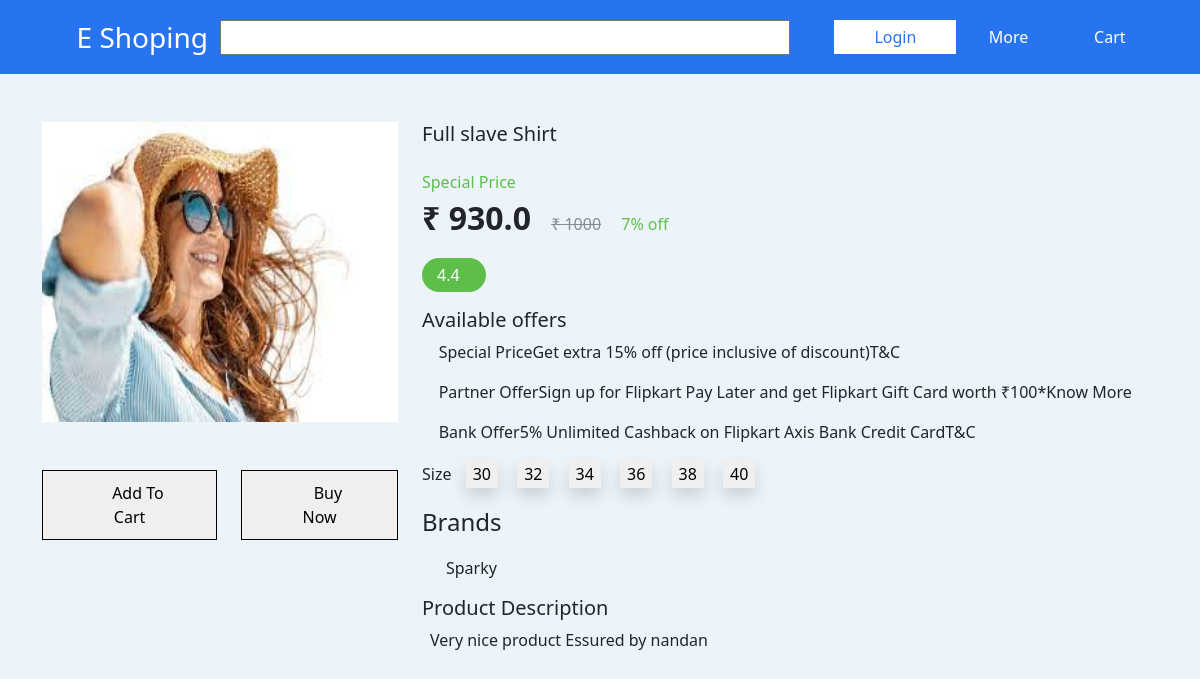
/product/5, run on the app's committed database.
### shop/models.py (models this page shows)
class product(models.Model):
    product_image=models.ImageField()
    product_name=models.CharField(max_length=500)
    product_brand=models.CharField(max_length=150,default='')
    product_price=models.IntegerField()
    product_category=models.CharField(max_length=1, choices=[('t',"Top Wear"),('b','Bottom Wear'),('f','Foot Wear')])
    product_description=models.CharField(max_length=500)
    product_discount=models.IntegerField()
    rating=models.FloatField()

### shop/views.py (the view)
# urls.py: path('product/<int:id>',views.product_detail,name='product_detail'),
def product_detail(request,id):
    product_detail=product.objects.get(pk=id)
    discount=product_detail.product_discount
    price=product_detail.product_price
    discounted_price=price-price*discount/100
    return render(request,'shop/product.html',{'product':product_detail,'discounted_price':discounted_price})

### shop/templates/shop/product.html (shortened to what this page needs)
{% extends 'shop/base.html' %}
{% load static %}
{% block content %}
<div class="container mt-5 product_view">
  <div class="row">
    <div class="col-4">
      <div class="image_section">
        <div class="image">
          <img src="{% static 'shop/images/product.jpeg' %}" alt="">
        </div>
        <div class="mt-5 d-flex justify-content-center buy_cart">
          <button type="button"  id="{{product.id}},{{request.user.id}}" onclick="AddToCart(id)">
            <span><i class="fas fa-shopping-cart"></i></span>
            <span>Add To Cart</span>
          </button>
          <button class="ms-4">
            <span><i class="fas fa-bolt"></i></span>
            <span>Buy Now</span>
          </button>
        </div>
      </div>
    </div>
    <div class="col-8">
      <div>
        <h5>{{product.product_name}}</h5>
        <p class="d-flex align-items-center">
        <p style="color:#5DBF49;" class="m-0">Special Price</p>
        <div class="">
          <span class="fs-2 fw-bolder">&#8377; {{discounted_price}}</span>
          <del class="opacity-50 ms-3">&#8377; {{product.product_price}}</del>
          <span class="ms-3" style="color:#5DBF49;">{{product.product_discount}}% off</span>
        </div>
        </p>
        <p class="rating d-flex align-items-center" style="color:white; background-color:#5DBF49;">
          <span class="me-1">{{product.rating}}</span>
          <i class="fas fa-star text-white" style="font-size: 10px;"></i>
        </p>
        <p class="offer">
        <h5>Available offers</h5>
        <p>
          <span><i class="fab fa-buffer"></i></span>
          <span>Special PriceGet extra 15% off (price inclusive of discount)T&C</span>
        </p>
        <p>
          <span><i class="fab fa-buffer"></i></span>
          <span>Partner OfferSign up for Flipkart Pay Later and get Flipkart Gift Card worth ₹100*Know More</span>
        </p>
        <p>
          <span><i class="fab fa-buffer"></i></span>
          <span>Bank Offer5% Unlimited Cashback on Flipkart Axis Bank Credit CardT&C</span>
        </p>
        </p>
        <p class="size">
          <span>Size</span>
          <button class="shadow">30</button>
          <button class="shadow">32</button>
          <button class="shadow">34</button>
          <button class="shadow">36</button>
          <button class="shadow">38</button>
          <button class="shadow">40</button>
        </p>
        <p class="d-flex align-items-center">
          <span class="fs-4 me-3">Brands</span>
          <p class='ms-4'>{{product.product_brand}}</p>
        </p>
        <p>
        <h5>Product Description</h5>
        <p class="ms-2">{{product.product_description}}</p>
        </p>
      </div>
    </div>
  </div>
</div>
{% endblock content %}

### shop/static/shop/css/style.css (style rules this page uses)
body { background-color: #ECF4FA; }

### shop/templates/shop/product.html (style rules this page uses)
.product_view img { height: 300px; width: 100%; }
.product_view .rating { width: fit-content; padding: 5px 15px; border-radius: 20px; }
.product_view .size button { border: none; background-color: none; outline: none; padding: 2px 7px; margin-right: 5px; margin-left: 10px; }
.image_section .buy_cart button { border: none; background-color: none; outline: none; border: 1px solid black; padding: 10px 40px; transition: all .3s ease-in-out; }

### shop/templates/shop/base.html (style rules this page uses)
* { margin: 0; padding: 0; }

### data on the page
product: product_name "Full slave Shirt", product_price "1000", product_discount "7", rating "4.4", product_brand "Sparky", product_description "Very nice product Essured by nandan"

### other printed values
{{ discounted_price }} "930.0"
